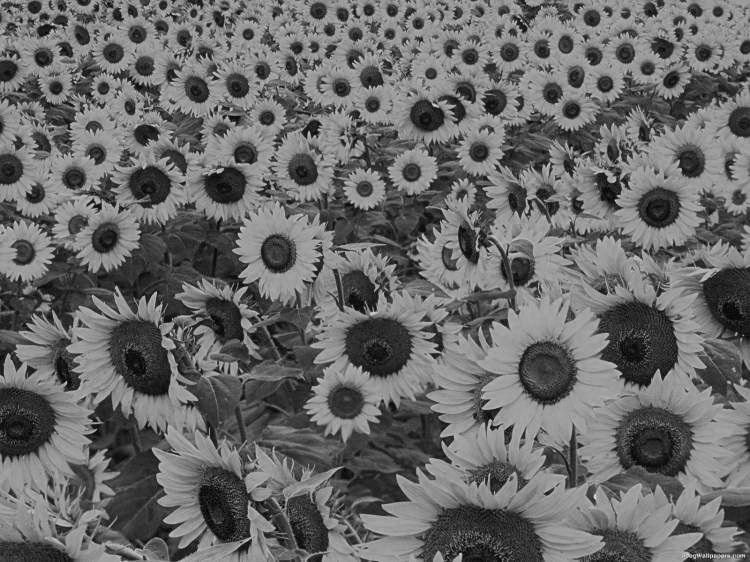
#> input picture TestImages/Week 1/sunflower.tiff, 750 x 562 px
$ jupyter execute --allow-errors task4.ipynb
#> lines starting #> are read from the running program, lines starting #| are printed output that depends on the picture
[cell 1]
#4.1
import numpy as np
import matplotlib.pyplot as plt
from scipy.signal import convolve2d

# 1. Define the 2D Gaussian function
def gaussian(x, y, sigma):
    """Compute the 2D Gaussian distribution."""
    return (1 / (2 * np.pi * sigma**2)) * np.exp(-(x**2 + y**2) / (2 * sigma**2))

# 2. Generate a blob image using the Gaussian function
def model_blob_image(x, y, sigma):
    """Generate a synthetic blob image using a 2D Gaussian."""
    return gaussian(x, y, sigma)

# 3. Apply Gaussian convolution to the blob image
def convolve_blob_image(original_blob, gaussian_filter):
    """Compute the Gaussian-blurred blob image using 2D convolution."""
    return convolve2d(original_blob, gaussian_filter, mode='same')

# Define grid range for the image
grid_size = 30  # Use a 30x30 grid
x = np.arange(-grid_size // 2, grid_size // 2 + 1)
y = np.arange(-grid_size // 2, grid_size // 2 + 1)
x_coords, y_coords = np.meshgrid(x, y)

# Generate the initial blob image with sigma = 1
sigma = 1
blob_image_original = model_blob_image(x_coords, y_coords, sigma)

# Generate the Gaussian filter for convolution with tau = 2
tau = 2
gaussian_filter = model_blob_image(x_coords, y_coords, tau)

# Compute the convolved blob image
blob_image_convolved = convolve_blob_image(blob_image_original, gaussian_filter)

# Compute the theoretical Gaussian scale gamma = sqrt(sigma^2 + tau^2)
gamma = np.sqrt(sigma**2 + tau**2)
blob_image_calculated = model_blob_image(x_coords, y_coords, gamma)

# Compute the difference image between calculated and convolved blobs
difference_image = blob_image_calculated - blob_image_convolved

# Visualization of results
fig, axes = plt.subplots(1, 4, figsize=(15, 5))

axes[0].imshow(blob_image_original, cmap='hot', interpolation='nearest')
axes[0].set_title(f"Original Blob (σ={sigma})")

axes[1].imshow(blob_image_convolved, cmap='hot', interpolation='nearest')
axes[1].set_title(f"Convolved Blob (τ={tau})")

axes[2].imshow(blob_image_calculated, cmap='hot', interpolation='nearest')
axes[2].set_title(f"Calculated Blob (γ={gamma:.2f})")

axes[3].imshow(difference_image, cmap='bwr', interpolation='nearest')
axes[3].set_title("Difference Image")

for ax in axes:
    ax.axis('off')  # Remove axis labels for better visualization

plt.show()
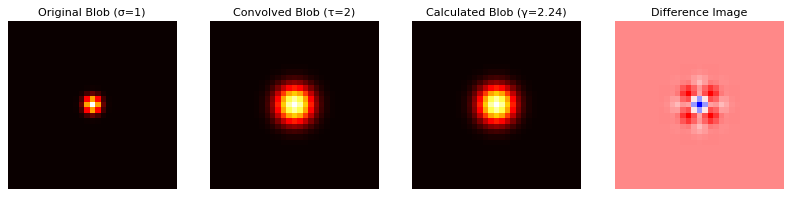
#> figure drawn by matplotlib, 4 panels

[cell 2]
#4.3 - 3
sigma_values = [ 1, 2,3]

tau_values = np.linspace(-3 * max(sigma_values), 3 * max(sigma_values), 400)

plt.figure(figsize=(8, 5))

colors = ['b', 'g', 'r']
#> (the rest of this cell did not finish here and is left out)

[cell 3]
#4.4
from skimage import io, feature, color
from scipy.ndimage import gaussian_filter

image = io.imread("../TestImages/Week 1/sunflower.tiff")
#> image is the input picture: shape (562, 750); min 1, max 240, mean 105

if image.ndim == 3:
    image = color.rgb2gray(image)

# Define parameters
sigma_values = [1, 2, 3, 4, 5]  # Different scales for detection
gamma = 1
num_blobs = 150
blobs = []

# Compute the scale-normalized Laplacian and detect extrema
for sigma in sigma_values:
    H = sigma**(2 * gamma) * (gaussian_filter(image, sigma=sigma, order=(2, 0)) +
                              gaussian_filter(image, sigma=sigma, order=(0, 2)))

    # Detect local maxima and minima
    maxima = feature.peak_local_max(H, min_distance=10, threshold_abs=0.02, exclude_border=False)
    minima = feature.peak_local_max(-H, min_distance=5, threshold_abs=0.01, exclude_border=False)

    # Store detected points with their scale
    for y, x in maxima:
        blobs.append((y, x, sigma, H[y, x]))
    for y, x in minima:
        blobs.append((y, x, sigma, H[y, x]))
#> this loop made 5 passes
#> pass 1, `H = sigma**(2 * gamma) * (gaussian_filter(image, sigma=sigma, order=(2..`:
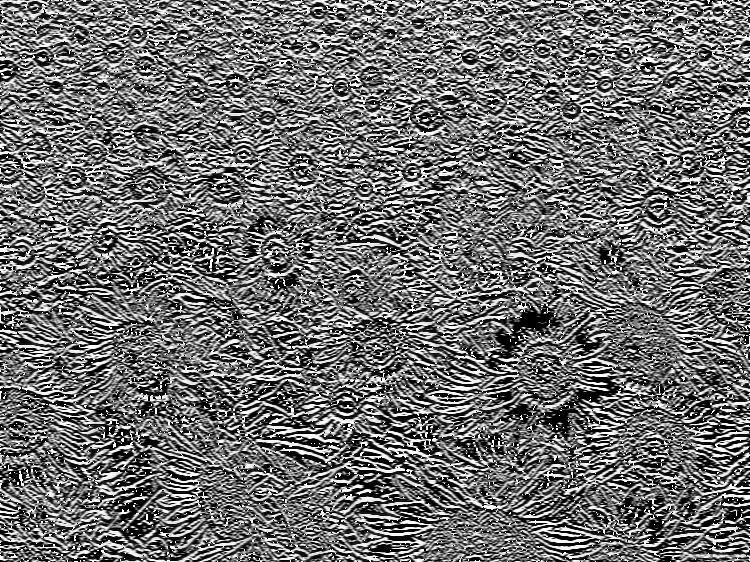
#> H: shape (562, 750); min 0, max 255, mean 111.2
#> pass 2, `H = sigma**(2 * gamma) * (gaussian_filter(image, sigma=sigma, order=(2..`:
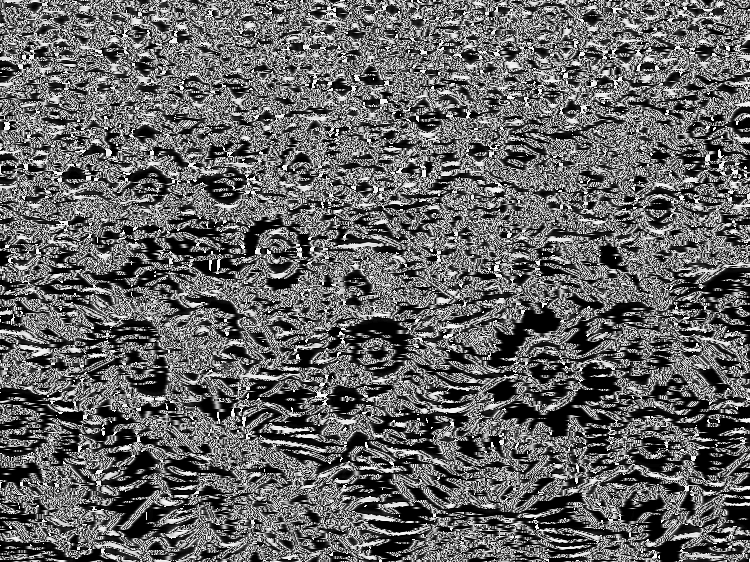
#> H: shape (562, 750); min 0, max 252, mean 100.3
#> pass 3, `H = sigma**(2 * gamma) * (gaussian_filter(image, sigma=sigma, order=(2..`:
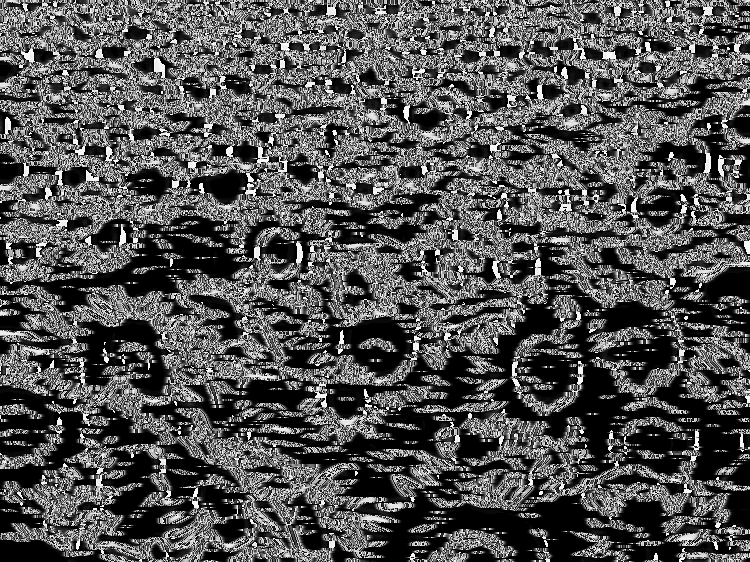
#> H: shape (562, 750); min 0, max 255, mean 83
#> after the loop:
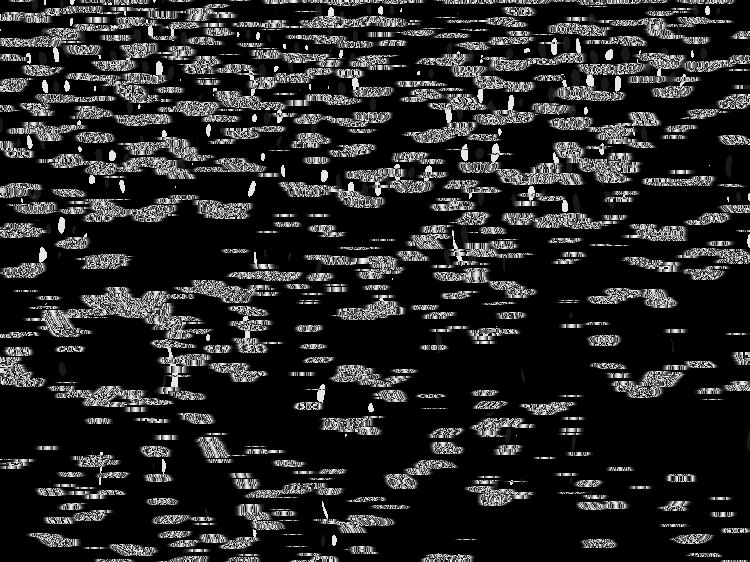
#> H: shape (562, 750); min 0, max 255, mean 37.8
#> after the loop, blobs = 31027 items

# Sort blobs by absolute response value and select the strongest
blobs.sort(key=lambda b: -abs(b[3]))
blobs_maxima = blobs[:num_blobs]
#> blobs_maxima = 150 items, first 6: (0, 63, 1, 255), (0, 74, 1, 255), (0, 301, 1, 255), (0, 324, 1, 255), (0, 457, 1, 255), (0, 490, 1, 255)
blobs_minima = blobs[-num_blobs:]
#> blobs_minima = 150 items, first 6: (216, 231, 5, 1), (217, 140, 5, 1), (217, 468, 5, 1), (219, 152, 5, 1), (219, 463, 5, 1), (219, 584, 5, 1)


plt.figure(figsize=(10, 10))
plt.imshow(image, cmap="gray")
plt.axis("off")

# Ensure blobs_maxima and blobs_minima are computed before this
for y, x, sigma, _ in blobs_maxima:
    # plt.scatter(x, y, c="red", s=10)  # Add a dot at the center
    plt.gca().add_patch(plt.Circle((x, y), sigma * np.sqrt(2), color="red", linewidth=2, fill=False))
#> this loop made 150 passes
#> (y, x) on passes 1 to 12: (0, 63), (0, 74), (0, 301), (0, 324), (0, 457), (0, 490), (0, 586), (0, 611), (0, 668), (0, 707), (0, 722), (1, 0)

for y, x, sigma, _ in blobs_minima:
    # plt.scatter(x, y, c="blue", s=10)  # Add a dot at the center
    plt.gca().add_patch(plt.Circle((x, y), sigma * np.sqrt(2), color="blue", linewidth=2, fill=False))
#> this loop made 150 passes
#> (y, x) on passes 1 to 12: (216, 231), (217, 140), (217, 468), (219, 152), (219, 463), (219, 584), (221, 544), (222, 711), (224, 23), (225, 570), (227, 578), (228, 33)


plt.title("Blob Detection in Scale-Space")
plt.show()
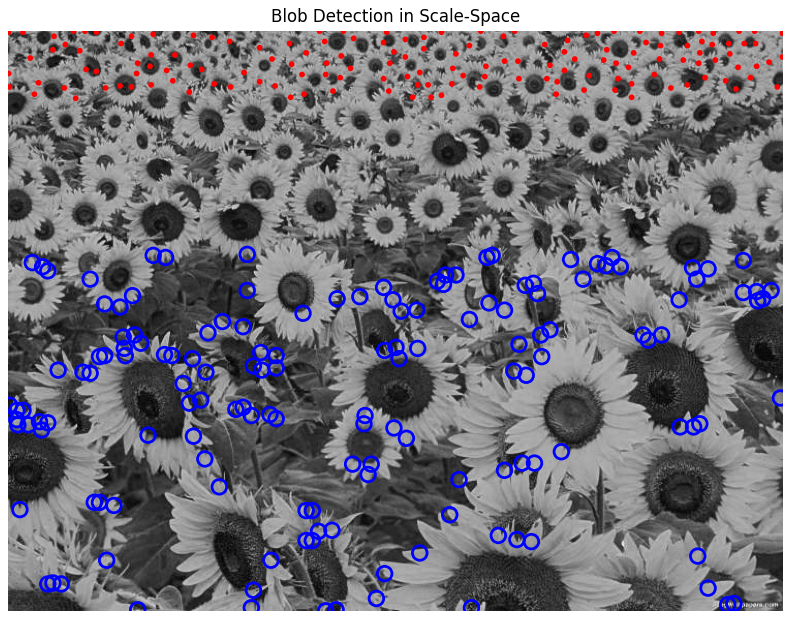
#> figure drawn by matplotlib, 1 panel
